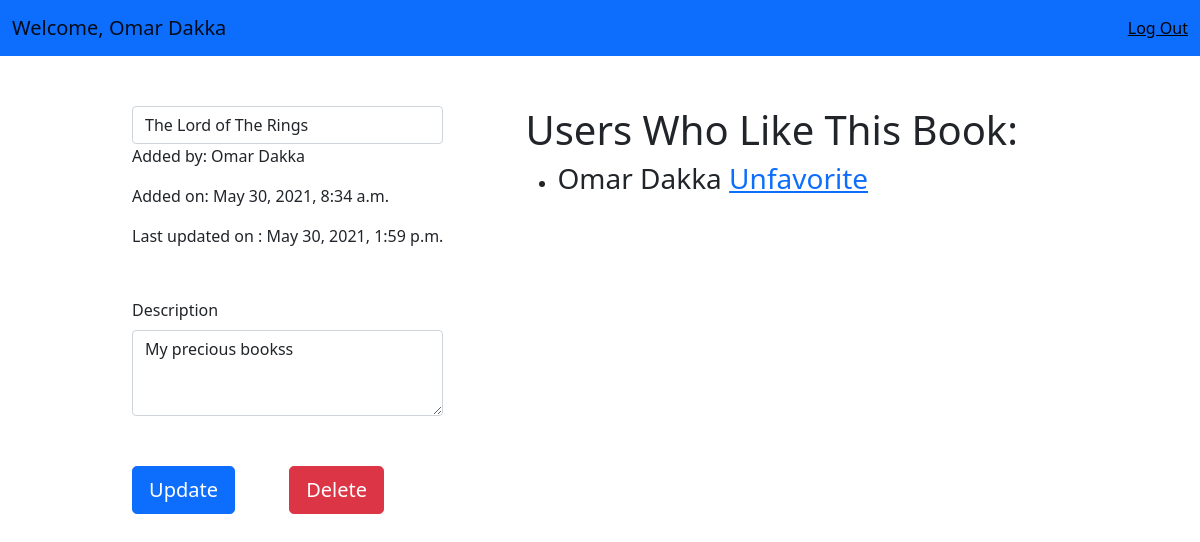
/books/3 (signed in), run on an earlier commit of the app's database.
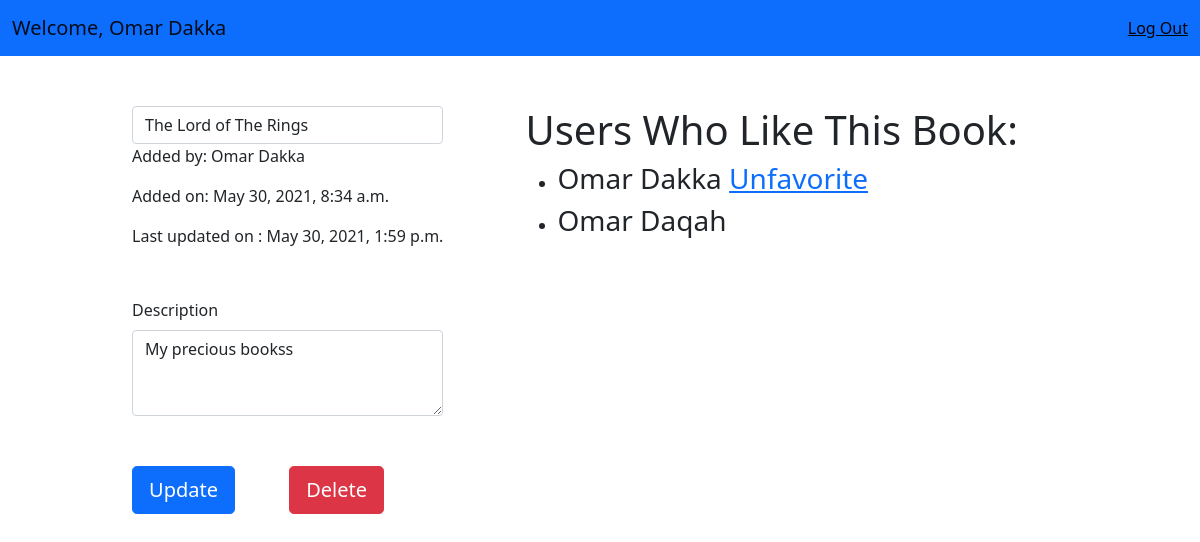
And on a later commit of the database.
### login_app/models.py (models this page shows)
class users(models.Model):
    first_name = models.CharField(max_length=255)
    last_name = models.CharField(max_length=255)
    Birthday = models.DateField(default = date.today())
    email = models.CharField(max_length=255, unique=True)
    Password = models.CharField(max_length=255)
    created_at = models.DateTimeField(auto_now_add=True)
    updated_at = models.DateTimeField(auto_now=True)
    objects = UserManager()

### books_app/views.py (the view)
# urls.py: path("/<int:book_id>",views.view_book),
def view_book(request,book_id):
    user = request.session['first_name'] + " " + request.session['last_name']
    user_id = request.session['id']
    current_book = Book.objects.get(id = book_id)
    fav_books = get_fav_books(request.session['id'])
    users_who_liked = current_book.users_who_like.all()
    current_user_like = current_book.users_who_like.filter(id = user_id).count() < 1
    context = {
        "user" : user,
        "user_id" : user_id,
        "fav_books" : fav_books,
        "current_book" : current_book,
        "users_who_liked" : users_who_liked,
        "current_user_like" : current_user_like
    }
    return render(request,"view_book.html",context)

### books_app/models.py (called while the page is built)
def get_fav_books(user_id):
    user = users.objects.get(id = user_id)
    return user.liked_books.all()

### books_app/templates/view_book.html (shortened to what this page needs)
<!DOCTYPE html>
<html lang="en">
<head>
    <link href="https://cdn.jsdelivr.net/npm/bootstrap@5.0.1/dist/css/bootstrap.min.css" rel="stylesheet"
>
</head>
<body>
    <nav class="navbar navbar-expand-lg navbar-light bg-primary">
        <div class="container-fluid">
            <a class="navbar-brand" href="#">Welcome, {{user}}</a>
            <div class="d-flex justify-content-end">
                <a href="/logout" class="dark">Log Out</a>
            </div>
        </div>
    </nav>
    {% if user_id == current_book.uploaded_by.id %}
    <div class="d-flex justify-content-evenly">
        <div>
            <form action="/books/update_book/{{ current_book.id }}" method="POST">
                <div class="push">
                    <input type="text" class="form-control" value="{{current_book.title}}" name="bookName">
                    <p>Added by: {{ current_book.uploaded_by.first_name }} {{ current_book.uploaded_by.last_name }}</p>
                    <p>Added on: {{ current_book.created_at }}</p>
                    <p>Last updated on : {{ current_book.updated_at }}</p>
                </div>
                <div class="push">
                    <label for="description" class="form-label">Description</label>
                    <textarea class="form-control" name="desc" rows="3">{{ current_book.description }}</textarea>
                </div>
                <button type="submit" class="btn btn-primary btn-lg push">Update</button>
                <a href="/books/delete_book/{{ current_book.id }}" class="btn btn-danger btn-lg push">Delete</a>
            </form>
        </div>
                {% endif %}
                <div class="push-right">
                    <h1>Users Who Like This Book:</h1>
                    <ul>
                        {% for like in users_who_liked %}
                        <li>
                            <h3>
                                 {{like.first_name}} {{like.last_name}}
                                {% if like.id == user_id  %}
                                  <a href="/books/unfavorite_book/{{current_book.id}}">
                                    Unfavorite
                                </a>
                                {% endif %}
                            </h3>
                        </li>
                        {% endfor %}
                    </ul>
                </div>
            </div>
</body>
</html>

What changed in the data, as far as the page shows it:
added users: first_name "Omar", last_name "Daqah"
